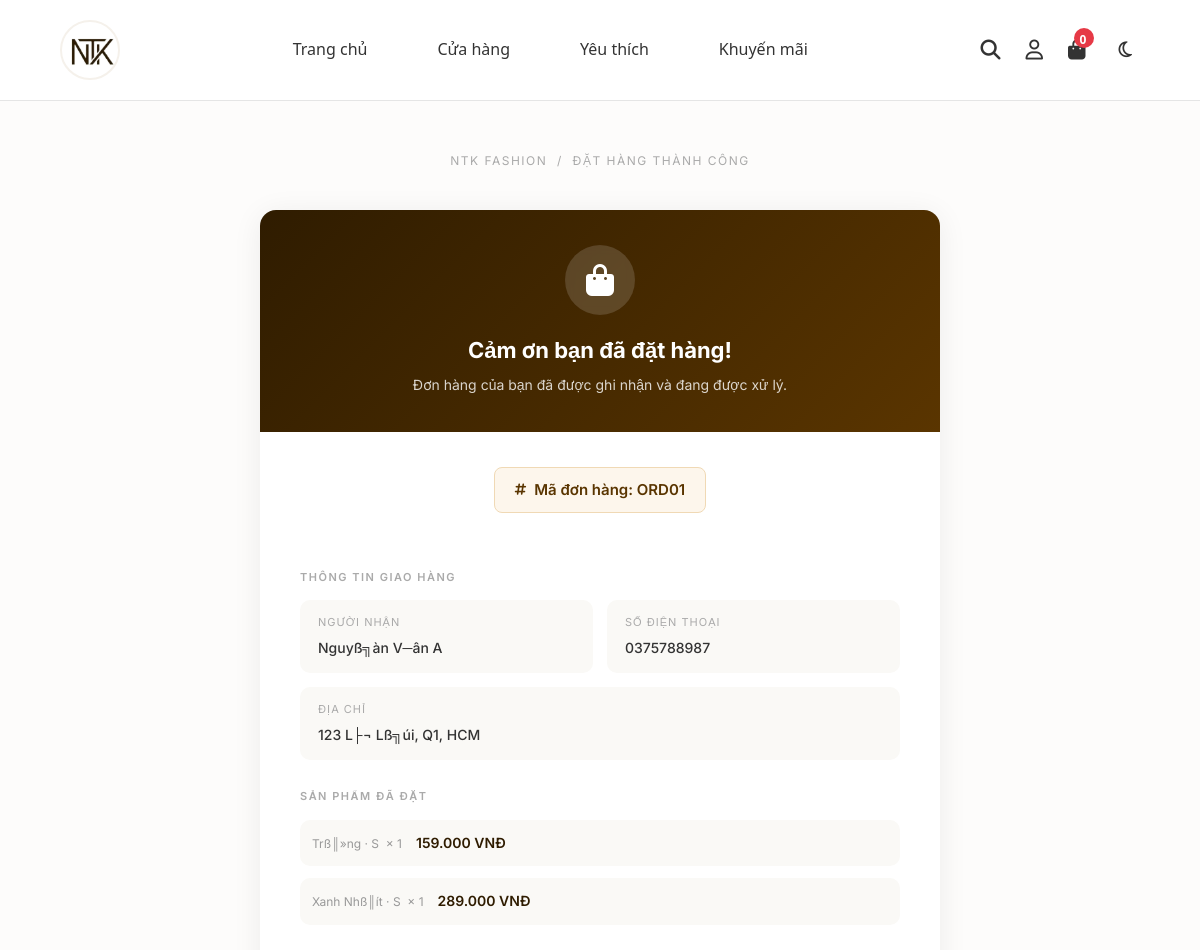
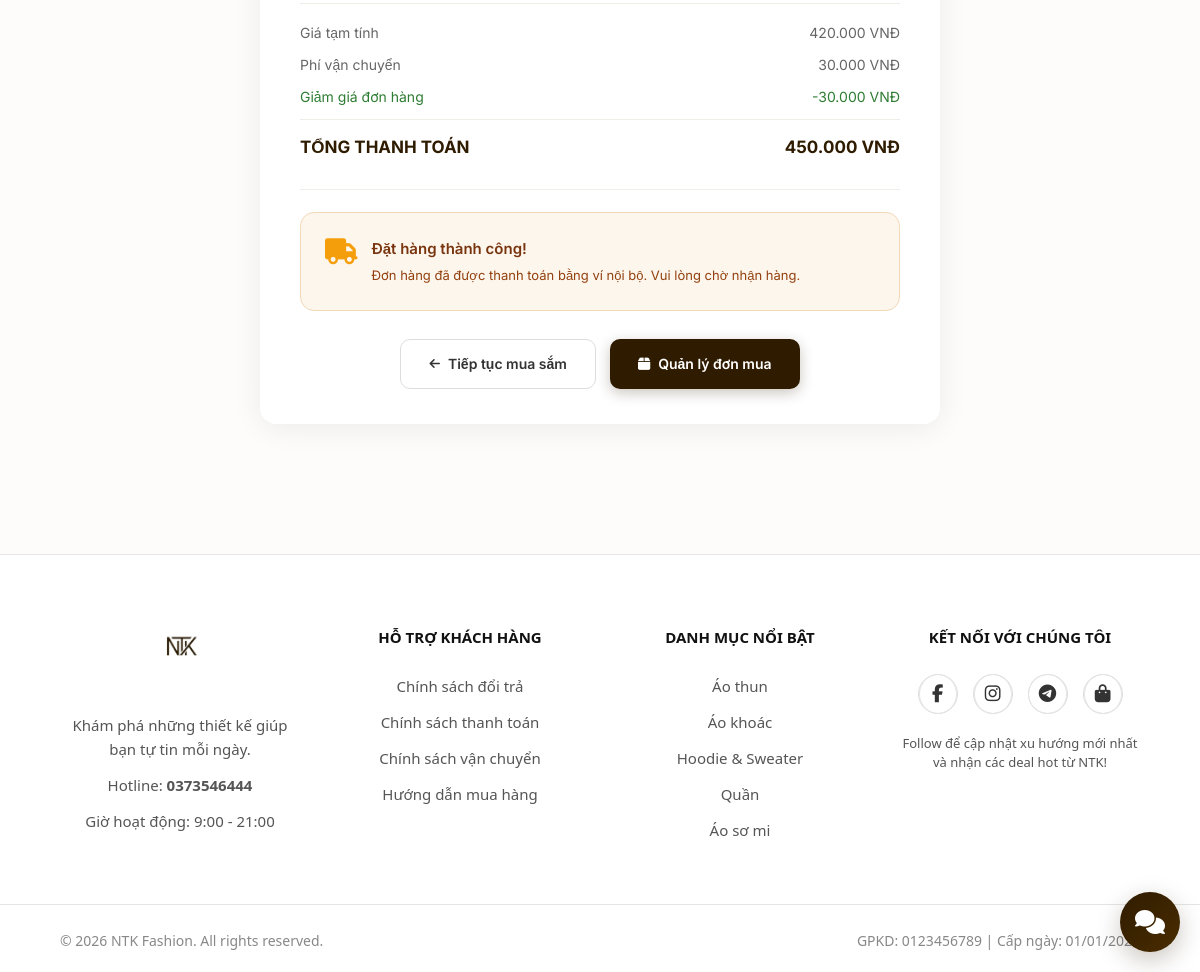
Page /order_success.php?id=ORD01 on the committed database (2 pictures, top to bottom).
### tables this page shows
CREATE TABLE `orders` (
  `order_id` char(5) NOT NULL,
  `payos_order_code` bigint(20) DEFAULT NULL,
  `payos_qr_code` text DEFAULT NULL,
  `user_id` char(5) DEFAULT NULL,
  `order_date` datetime DEFAULT current_timestamp(),
  `fullname` varchar(100) DEFAULT NULL,
  `phone` varchar(10) DEFAULT NULL,
  `address` varchar(500) DEFAULT NULL,
  `total_price` decimal(15,2) DEFAULT NULL,
  `shipping_fee` decimal(15,2) DEFAULT NULL,
  `shipping_method_id` char(5) DEFAULT NULL,
  `discount_value` decimal(15,2) DEFAULT NULL,
  `order_status` int(11) DEFAULT NULL,
  `final_price` decimal(15,2) DEFAULT NULL,
  `payment_status` int(11) DEFAULT 0,
  `payment_method` int(11) DEFAULT NULL,
  `coupon_id` char(5) DEFAULT NULL,
  `tracking_number` varchar(50) DEFAULT NULL,
  `wallet_used_amount` decimal(15,2) DEFAULT 0.00,
  `note` varchar(500) DEFAULT NULL,
  `payos_checkout_url` varchar(1000) DEFAULT NULL,
  `cancel_reason` varchar(500) DEFAULT NULL,
  `cancel_requested_at` datetime DEFAULT NULL,
  `return_reason` varchar(500) DEFAULT NULL,
  `return_image` varchar(500) DEFAULT NULL,
  `return_requested_at` datetime DEFAULT NULL,
  `delivery_failed_at` datetime DEFAULT NULL,
  `admin_note` varchar(500) DEFAULT NULL,
  `freeship_coupon_id` char(5) DEFAULT NULL,
  `freeship_discount_value` decimal(15,2) DEFAULT 0.00,
  PRIMARY KEY (`order_id`),
  KEY `fk_order_user` (`user_id`),
  KEY `fk_order_coupon` (`coupon_id`),
  KEY `fk_order_ship` (`shipping_method_id`),
  CONSTRAINT `fk_order_coupon` FOREIGN KEY (`coupon_id`) REFERENCES `coupons` (`coupon_id`),
  CONSTRAINT `fk_order_ship` FOREIGN KEY (`shipping_method_id`) REFERENCES `shipping_methods` (`shipping_method_id`),
  CONSTRAINT `fk_order_user` FOREIGN KEY (`user_id`) REFERENCES `users` (`user_id`)
);

CREATE TABLE `order_details` (
  `detail_id` char(5) NOT NULL,
  `order_id` char(5) DEFAULT NULL,
  `variant_id` char(5) DEFAULT NULL,
  `quantity` int(11) DEFAULT NULL,
  `price` decimal(15,2) DEFAULT NULL,
  `feedback` varchar(500) DEFAULT NULL,
  `is_reviewed` int(11) DEFAULT 0,
  `product_name` varchar(200) DEFAULT NULL,
  `unit_price` decimal(15,2) DEFAULT NULL,
  PRIMARY KEY (`detail_id`),
  KEY `fk_detail_order` (`order_id`),
  KEY `fk_detail_variant` (`variant_id`),
  CONSTRAINT `fk_detail_order` FOREIGN KEY (`order_id`) REFERENCES `orders` (`order_id`),
  CONSTRAINT `fk_detail_variant` FOREIGN KEY (`variant_id`) REFERENCES `product_variants` (`variant_id`)
);

### src/order_success.php (the view, shortened to what this page needs)
<?php
require_once 'config/database.php';
$order_id = $_GET['order_id'] ?? $_GET['id'] ?? '';
$stmt = $conn->prepare("SELECT * FROM orders WHERE order_id = :oid");
$stmt->execute(['oid' => $order_id]);
$order = $stmt->fetch(PDO::FETCH_ASSOC);
$stmt_items = $conn->prepare("
        SELECT od.order_id, od.variant_id, od.product_name, od.quantity, od.price,
            v.color, v.size, v.product_id FROM order_details od
    LEFT JOIN product_variants v ON od.variant_id = v.variant_id
    WHERE od.order_id = :oid
");
    $stmt_items->execute(['oid' => $order_id]);
    $order_items = $stmt_items->fetchAll(PDO::FETCH_ASSOC);
    $is_online  = ($order['payment_method'] == 2);
$is_paid    = ($order['payment_status'] == 1);
$has_qr     = (!empty($order['payos_qr_code']));
$checkout_url = $order['payos_checkout_url'] ?? '';
include 'includes/header.php';
?>
<div class="success-page">
    <div class="success-breadcrumb">NTK Fashion &nbsp;/&nbsp; Đặt hàng thành công</div>
    <div class="success-card">
        <div class="success-card-header">
            <div class="icon-wrap">
                <i class="fa-solid fa-bag-shopping"></i>
            </div>
            <h1>Cảm ơn bạn đã đặt hàng!</h1>
            <p>Đơn hàng của bạn đã được ghi nhận và đang được xử lý.</p>
        </div>
        <div class="success-card-body">
            <div style="text-align:center; margin-bottom: 28px;">
                <div class="order-badge">
                    <i class="fa-solid fa-hashtag" style="font-size:13px;"></i>
                    Mã đơn hàng: <?= htmlspecialchars($order_id) ?>
                </div>
            </div>
            <div class="section-label">Thông tin giao hàng</div>
            <div class="info-grid">
                <div class="info-item">
                    <div class="label">Người nhận</div>
                    <div class="value"><?= htmlspecialchars($order['fullname'] ?? '') ?></div>
                </div>
                <div class="info-item">
                    <div class="label">Số điện thoại</div>
                    <div class="value"><?= htmlspecialchars($order['phone'] ?? '') ?></div>
                </div>
                <div class="info-item" style="grid-column: 1 / -1;">
                    <div class="label">Địa chỉ</div>
                    <div class="value"><?= htmlspecialchars($order['address'] ?? '') ?></div>
                </div>
            </div>
            <?php if (!empty($order_items)): ?>
            <div class="section-label">Sản phẩm đã đặt</div>
            <div class="product-list">
                <?php foreach ($order_items as $item): ?>
                <div class="product-row">
                    <div>
                        <div class="prod-variant">
                            <?php
                                $variant_info = [];
                                if (!empty($item['color'])) $variant_info[] = $item['color'];
                                if (!empty($item['size']))  $variant_info[] = $item['size'];
                                echo htmlspecialchars(implode(' · ', $variant_info));
                            ?>
                            &nbsp;&times; <?= intval($item['quantity']) ?>
                        </div>
                    </div>
                    <div style="display:flex; flex-direction:column; align-items:flex-end; gap:8px;">
                        <div class="prod-price">
                            <?= number_format($item['price'] * $item['quantity'], 0, ',', '.') ?> VNĐ
                        </div>
                    </div>
                </div>
                <?php endforeach; ?>
            </div>
            <?php endif; ?>
            <div class="price-breakdown">
                <div class="price-row">
                    <span>Giá tạm tính</span>
                    <span><?= number_format($order['total_price'] - $order['shipping_fee'], 0, ',', '.') ?> VNĐ</span>
                </div>
                <div class="price-row">
                    <span>Phí vận chuyển</span>
                    <span><?= number_format($order['shipping_fee'], 0, ',', '.') ?> VNĐ</span>
                </div>
                <?php if (!empty($order['discount_value']) && floatval($order['discount_value']) > 0): ?>
                <div class="price-row" style="color:#2e7d32;">
                    <span>Giảm giá đơn hàng</span>
                    <span>-<?= number_format($order['discount_value'], 0, ',', '.') ?> VNĐ</span>
                </div>
                <?php endif; ?>
                <div class="price-row total">
                    <span>TỔNG THANH TOÁN</span>
                    <span><?= number_format($order['final_price'], 0, ',', '.') ?> VNĐ</span>
                </div>
            </div>
            <hr class="divider">
            <?php if ($is_online && !$is_paid && $has_qr): ?>
                <div class="qr-box" id="qr-section">
                    <h3><i class="fa-solid fa-qrcode" style="margin-right:6px;"></i>Quét mã QR để thanh toán</h3>
                    <p>Mở ứng dụng ngân hàng và quét mã QR bên dưới.<br>
                       Hệ thống sẽ tự động cập nhật sau khi nhận được tiền.</p>
                    <?php
                        $qr_data = $order['payos_qr_code'];
                    ?>
                    <img class="qr-image"
                         src="https://api.qrserver.com/v1/create-qr-code/?size=400x400&margin=15&data=<?= urlencode($qr_data) ?>"
                         alt="PayOS QR Code">
                    <div class="qr-amount"><?= number_format($order['final_price'], 0, ',', '.') ?> VNĐ</div>
                    <div>
                        <div class="qr-status-badge" id="status-badge">
                            <i class="fa-solid fa-circle-notch fa-spin"></i>
                            Đang chờ thanh toán...
                        </div>
                    </div>
                    <?php if (!empty($checkout_url)): ?>
                    <div>
                        <a href="<?= htmlspecialchars($checkout_url) ?>" target="_blank" class="open-payos-btn">
                            <i class="fa-solid fa-arrow-up-right-from-square"></i>
                            Mở trang thanh toán PayOS
                        </a>
                    </div>
                    <?php endif; ?>
                </div>
                <script>
                const orderId = <?= json_encode($order_id) ?>;
                // 1. Hook vào SSE chung từ header.php
                window.handleOrderUpdate = function(updates) {
                    updates.forEach(update => {
                        if (update.order_id == orderId && update.payment_status == 1) {
                            // Xử lý giao diện khi thanh toán thành công
                            document.getElementById('success-overlay').classList.add('show');
                            const badge = document.getElementById('status-badge');
                            if(badge) {
                                badge.className = 'status-badge status-paid';
                                badge.innerHTML = '<i class="fa-solid fa-circle-check"></i> Đã thanh toán';
                            }
                            const qrBox = document.querySelector('.qr-box');
                            if(qrBox) qrBox.style.display = 'none';
                            setTimeout(() => window.location.reload(), 3000);
                        }
                    });
                };
                // 2. Fallback polling (giữ lại phòng khi trình duyệt không hỗ trợ SSE)
                let pollCount = 0;
                const maxPolls = 120; // Poll tối đa 6 phút (120 x 3s)
                const intervalId = setInterval(function() {
                    pollCount++;
                    if (pollCount > maxPolls) {
                        clearInterval(intervalId);
                        return;
                    }
                    fetch('api/check_payment_status.php?id=' + orderId)
                        .then(res => res.json())
                        .then(data => {
                            if (data.success && data.paid) {
                                clearInterval(intervalId);
                                // Hiện overlay thành công
                                document.getElementById('success-overlay').classList.add('show');
                                // Cập nhật badge
                                const badge = document.getElementById('status-badge');
                                badge.className = 'qr-status-badge paid';
                                badge.innerHTML = '<i class="fa-solid fa-circle-check"></i> Đã thanh toán!';
                            }
                        })
                        .catch(e => console.error('Poll error:', e));
                }, 3000);
                </script>
            <?php else: ?>
                <div class="cod-box">
                    <i class="fa-solid fa-truck"></i>
                    <div>
                        <h4>Đặt hàng thành công!</h4>
                        <p>
                            <?php if ($order['payment_method'] == 1): ?>
                                Bạn sẽ thanh toán khi nhận hàng (COD). Đơn hàng sẽ được giao trong 3–5 ngày làm việc.
                            <?php else: ?>
                                Đơn hàng đã được thanh toán bằng ví nội bộ. Vui lòng chờ nhận hàng.
                            <?php endif; ?>
                        </p>
                    </div>
                </div>
            <?php endif; ?>
            <div class="cta-buttons">
                <a href="index.php" class="cta-btn secondary">
                    <i class="fa-solid fa-arrow-left" style="font-size:12px;"></i>
                    Tiếp tục mua sắm
                </a>
                <a href="views/user/dashboard.php?view=donmua" class="cta-btn primary">
                    <i class="fa-solid fa-box"></i>
                    Quản lý đơn mua
                </a>
            </div>
        </div>
    </div>
</div>
<?php include 'includes/footer.php'; ?>

### src/assets/css/style.css (style rules this page uses)
:root { --primary-color: #2f1c00; --bg-color: #ffffff; --beige-color: #f5f1eb; --border-color: #e5e5e5; --text-color: #111111; --font-main: 'Helvetica Neue', Arial, sans-serif; }
* { margin: 0; padding: 0; box-sizing: border-box; }
body { font-family: var(--font-main); color: var(--text-color); background-color: var(--bg-color); line-height: 1.6; }
a { text-decoration: none; color: inherit; transition: color 0.3s ease; }
body { margin: 0; font-family: 'Segoe UI', Arial, sans-serif; background: #fdfcfb; color: #333; }

### src/order_success.php (style rules this page uses)
.success-page { max-width: 720px; margin: 50px auto; padding: 0 20px 80px; font-family: 'Inter', sans-serif; }
.success-breadcrumb { text-align: center; font-size: 12px; color: #aaa; letter-spacing: 1.5px; text-transform: uppercase; margin-bottom: 40px; }
.success-card { background: #fff; border-radius: 16px; box-shadow: 0 4px 30px rgba(0,0,0,0.07); overflow: hidden; }
.success-card-header { background: linear-gradient(135deg, #2f1c00 0%, #5a3500 100%); padding: 35px 40px; text-align: center; color: #fff; }
.success-card-header .icon-wrap { width: 70px; height: 70px; background: rgba(255,255,255,0.15); border-radius: 50%; display: flex; align-items: center; justify-content: center; margin: 0 auto 18px; backdrop-filter: blur(4px); }
.success-card-header .icon-wrap i { font-size: 32px; }
.success-card-header h1 { font-size: 22px; font-weight: 700; margin-bottom: 6px; }
.success-card-header p { font-size: 14px; opacity: 0.8; }
.success-card-body { padding: 35px 40px; }
.order-badge { display: inline-flex; align-items: center; gap: 8px; background: #fdf6ec; border: 1px solid #f0d9b5; border-radius: 8px; padding: 10px 20px; font-size: 15px; color: #5a3500; font-weight: 600; margin-bottom: 28px; }
.section-label { font-size: 11px; font-weight: 600; letter-spacing: 1.5px; text-transform: uppercase; color: #aaa; margin-bottom: 14px; }
.info-grid { display: grid; grid-template-columns: 1fr 1fr; gap: 14px; margin-bottom: 28px; }
.info-item { background: #faf9f6; border-radius: 10px; padding: 14px 18px; }
.info-item .label { font-size: 11px; color: #aaa; text-transform: uppercase; letter-spacing: 1px; margin-bottom: 5px; }
.info-item .value { font-size: 14px; color: #333; font-weight: 500; }
.product-list { display: flex; flex-direction: column; gap: 12px; margin-bottom: 28px; }
.product-row { display: flex; align-items: center; gap: 14px; padding: 12px; background: #faf9f6; border-radius: 10px; }
.product-row .prod-variant { font-size: 12px; color: #999; }
.product-row .prod-price { font-size: 14px; font-weight: 600; color: #2f1c00; }
.price-breakdown { border-top: 1px solid #f0eee9; padding-top: 18px; margin-bottom: 28px; }
.price-row { display: flex; justify-content: space-between; font-size: 14px; color: #666; margin-bottom: 10px; }
.price-row.total { font-size: 17px; font-weight: 700; color: #2f1c00; border-top: 1px solid #f0eee9; padding-top: 14px; margin-top: 4px; }
.cod-box { padding: 24px; border-radius: 14px; background: #fdf6ec; margin-bottom: 28px; border: 1px solid #f0d9b5; display: flex; align-items: flex-start; gap: 14px; }
.cod-box i { font-size: 26px; color: #f59e0b; margin-top: 2px; }
.cod-box h4 { font-size: 15px; font-weight: 600; color: #78350f; margin-bottom: 5px; }
.cod-box p { font-size: 13px; color: #92400e; line-height: 1.5; }
.cta-buttons { display: flex; gap: 14px; justify-content: center; margin-top: 8px; }
.cta-btn { padding: 13px 28px; border-radius: 10px; font-size: 14px; font-weight: 600; text-decoration: none; display: flex; align-items: center; gap: 8px; transition: 0.2s; }
.cta-btn.primary { background: #2f1c00; color: #fff; box-shadow: 0 4px 14px rgba(47,28,0,0.25); }
.cta-btn.secondary { background: #fff; color: #333; border: 1.5px solid #ddd; }
.divider { border: none; border-top: 1px solid #f0eee9; margin: 22px 0; }

### rows in the picture
orders: fullname "Nguyß╗àn V─ân A", phone "0375788987", address "123 L├¬ Lß╗úi, Q1, HCM", $order['total_price'] - $order['shipping_fee'] "420.000", shipping_fee "30.000", discount_value "30.000", final_price "450.000"
order_details: variant_info "Trß║»ng · S", quantity "1", $item['price'] * $item['quantity'] "159.000"
order_details: variant_info "Xanh Nhß║ít · S", quantity "1", $item['price'] * $item['quantity'] "289.000"

### other values in the picture
$cart_count "0"
$order_id "ORD01"
